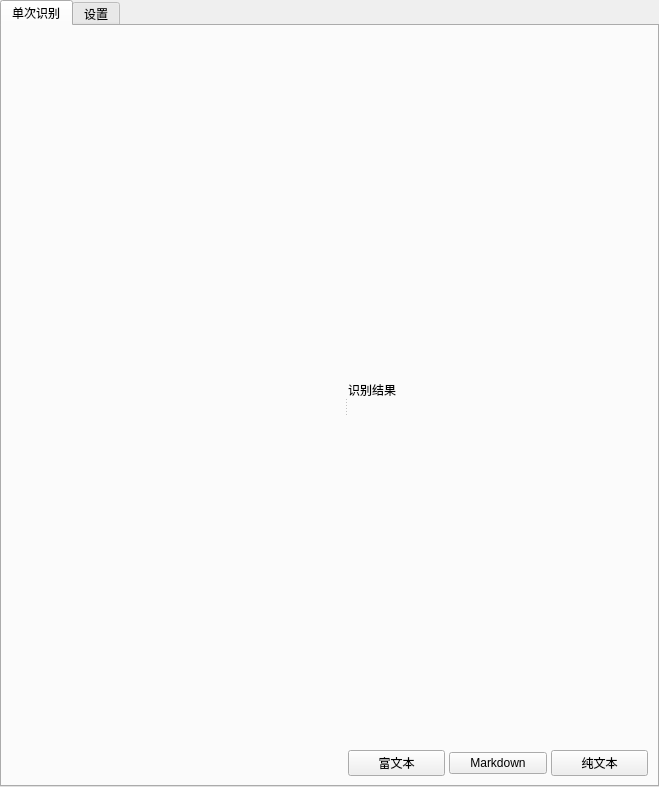
<?xml version="1.0" encoding="UTF-8"?>
<ui version="4.0">
 <class>MainWindowWidget</class>
 <widget class="QWidget" name="MainWindowWidget">
  <layout class="QVBoxLayout" name="verticalLayout">
   <property name="spacing">
    <number>0</number>
   </property>
   <property name="leftMargin">
    <number>0</number>
   </property>
   <property name="topMargin">
    <number>0</number>
   </property>
   <property name="rightMargin">
    <number>0</number>
   </property>
   <property name="bottomMargin">
    <number>0</number>
   </property>
   <item>
    <widget class="QTabWidget" name="tabWidget">
     <property name="currentIndex">
      <number>0</number>
     </property>
     <widget class="QWidget" name="tabOCR">
      <attribute name="title">
       <string>单次识别</string>
      </attribute>
      <layout class="QVBoxLayout" name="verticalLayout_ocr">
       <property name="spacing">
        <number>0</number>
       </property>
       <property name="leftMargin">
        <number>9</number>
       </property>
       <property name="topMargin">
        <number>9</number>
       </property>
       <property name="rightMargin">
        <number>9</number>
       </property>
       <property name="bottomMargin">
        <number>9</number>
       </property>
       <item>
        <widget class="QSplitter" name="ocrSplitter">
         <property name="orientation">
          <enum>Qt::Horizontal</enum>
         </property>
         <widget class="PreviewWidget" name="previewWidget" native="true">
          <property name="minimumSize">
           <size>
            <width>300</width>
            <height>0</height>
           </size>
          </property>
         </widget>
         <widget class="QWidget" name="resultPanel" native="true">
         <property name="minimumSize">
          <size>
           <width>300</width>
           <height>0</height>
          </size>
         </property>
         <layout class="QVBoxLayout" name="verticalLayout_2">
          <property name="spacing">
           <number>6</number>
          </property>
          <property name="leftMargin">
           <number>0</number>
          </property>
          <property name="topMargin">
           <number>0</number>
          </property>
          <property name="rightMargin">
           <number>0</number>
          </property>
          <property name="bottomMargin">
           <number>0</number>
          </property>
          <item>
           <layout class="QHBoxLayout" name="headerLayout">
            <item>
             <widget class="QLabel" name="labelResultTitle">
              <property name="text">
               <string>识别结果</string>
              </property>
             </widget>
            </item>
            <item>
             <spacer name="horizontalSpacer">
              <property name="orientation">
               <enum>Qt::Horizontal</enum>
              </property>
              <property name="sizeHint" stdset="0">
               <size>
                <width>40</width>
                <height>20</height>
               </size>
              </property>
             </spacer>
            </item>
           </layout>
          </item>
          <item>
           <layout class="QHBoxLayout" name="copyButtonsLayout">
            <property name="spacing">
             <number>4</number>
            </property>
            <item>
             <widget class="QPushButton" name="btnCopyRich">
              <property name="toolTip">
               <string>复制为富文本格式，可粘贴到 Word/Excel 保留表格格式</string>
              </property>
              <property name="text">
               <string>富文本</string>
              </property>
             </widget>
            </item>
            <item>
             <widget class="QPushButton" name="btnCopyMarkdown">
              <property name="toolTip">
               <string>复制为 Markdown 格式，保留表格和公式结构</string>
              </property>
              <property name="text">
               <string>Markdown</string>
              </property>
             </widget>
            </item>
            <item>
             <widget class="QPushButton" name="btnCopyPlain">
              <property name="toolTip">
               <string>复制为纯文本格式</string>
              </property>
              <property name="text">
               <string>纯文本</string>
              </property>
             </widget>
            </item>
           </layout>
          </item>
         </layout>
        </widget>
        </widget>
       </item>
      </layout>
     </widget>
     <widget class="QWidget" name="tabSettings">
      <attribute name="title">
       <string>设置</string>
      </attribute>
      <layout class="QHBoxLayout" name="settingsHLayout">
       <property name="spacing">
        <number>0</number>
       </property>
       <property name="leftMargin">
        <number>0</number>
       </property>
       <property name="topMargin">
        <number>0</number>
       </property>
       <property name="rightMargin">
        <number>0</number>
       </property>
       <property name="bottomMargin">
        <number>0</number>
       </property>
       <item>
        <widget class="QListWidget" name="settingsNavList">
         <property name="minimumSize">
          <size>
           <width>150</width>
           <height>0</height>
          </size>
         </property>
         <property name="maximumSize">
          <size>
           <width>180</width>
           <height>16777215</height>
          </size>
         </property>
         <property name="frameShape">
          <enum>QFrame::NoFrame</enum>
         </property>
         <property name="horizontalScrollBarPolicy">
          <enum>Qt::ScrollBarAlwaysOff</enum>
         </property>
         <property name="editTriggers">
          <set>QAbstractItemView::NoEditTriggers</set>
         </property>
         <property name="currentRow">
          <number>0</number>
         </property>
         <item>
          <property name="text">
           <string>模型管理</string>
          </property>
         </item>
         <item>
          <property name="text">
           <string>应用设置</string>
          </property>
         </item>
        </widget>
       </item>
       <item>
        <widget class="QStackedWidget" name="settingsStackedWidget">
         <property name="currentIndex">
          <number>0</number>
         </property>
         <widget class="QWidget" name="pageModelManagement">
          <layout class="QVBoxLayout" name="pageModelLayout">
           <property name="spacing">
            <number>12</number>
           </property>
           <property name="leftMargin">
            <number>16</number>
           </property>
           <property name="topMargin">
            <number>16</number>
           </property>
           <property name="rightMargin">
            <number>16</number>
           </property>
           <property name="bottomMargin">
            <number>16</number>
           </property>
           <item>
            <widget class="QGroupBox" name="groupPreload">
             <property name="title">
              <string>模型预加载</string>
             </property>
             <layout class="QVBoxLayout" name="preloadLayout">
              <property name="spacing">
               <number>8</number>
              </property>
              <item>
               <widget class="QCheckBox" name="chkEnablePreload">
                <property name="toolTip">
                 <string>启动应用时自动预加载选中的管道，首次识别时无需等待</string>
                </property>
                <property name="text">
                 <string>启动时自动预加载模型</string>
                </property>
                <property name="checked">
                 <bool>true</bool>
                </property>
               </widget>
              </item>
              <item>
               <widget class="QWidget" name="preloadOptions" native="true">
                <layout class="QVBoxLayout" name="preloadOptionsLayout">
                 <property name="spacing">
                  <number>6</number>
                 </property>
                 <property name="leftMargin">
                  <number>20</number>
                 </property>
                 <property name="topMargin">
                  <number>0</number>
                 </property>
                 <property name="rightMargin">
                  <number>0</number>
                 </property>
                 <property name="bottomMargin">
                  <number>0</number>
                 </property>
                 <item>
                  <widget class="QLabel" name="labelPreloadPipelines">
                   <property name="text">
                    <string>预加载管道:</string>
                   </property>
                  </widget>
                 </item>
                 <item>
                  <layout class="QHBoxLayout" name="preloadPipelinesLayout">
                   <property name="spacing">
                    <number>4</number>
                   </property>
                   <item>
                    <widget class="QCheckBox" name="chkPreload_OCR">
                     <property name="toolTip">
                      <string>通用 OCR 管道（约 600MB 显存）</string>
                     </property>
                     <property name="text">
                      <string>通用 OCR</string>
                     </property>
                     <property name="checked">
                      <bool>true</bool>
                     </property>
                    </widget>
                   </item>
                   <item>
                    <widget class="QCheckBox" name="chkPreload_PP_STRUCTURE_V3">
                     <property name="toolTip">
                      <string>PP-StructureV3 文档结构分析管道</string>
                     </property>
                     <property name="text">
                      <string>PP-StructureV3</string>
                     </property>
                     <property name="checked">
                      <bool>false</bool>
                     </property>
                    </widget>
                   </item>
                   <item>
                    <widget class="QCheckBox" name="chkPreload_PADDLEOCR_VL">
                     <property name="toolTip">
                      <string>PaddleOCR-VL 文档解析管道</string>
                     </property>
                     <property name="text">
                      <string>文档P</string>
                     </property>
                     <property name="checked">
                      <bool>false</bool>
                     </property>
                    </widget>
                   </item>
                   <item>
                    <widget class="QCheckBox" name="chkPreload_TABLE_RECOGNITION">
                     <property name="toolTip">
                      <string>表格识别管道</string>
                     </property>
                     <property name="text">
                      <string>表格</string>
                     </property>
                     <property name="checked">
                      <bool>false</bool>
                     </property>
                    </widget>
                   </item>
                   <item>
                    <widget class="QCheckBox" name="chkPreload_FORMULA_RECOGNITION">
                     <property name="toolTip">
                      <string>公式识别管道</string>
                     </property>
                     <property name="text">
                      <string>公式</string>
                     </property>
                     <property name="checked">
                      <bool>false</bool>
                     </property>
                    </widget>
                   </item>
                   <item>
                    <spacer name="horizontalSpacerPreload">
                     <property name="orientation">
                      <enum>Qt::Horizontal</enum>
                     </property>
                     <property name="sizeHint" stdset="0">
                      <size>
                       <width>40</width>
                       <height>20</height>
                      </size>
                     </property>
                    </spacer>
                   </item>
                  </layout>
                 </item>
                </layout>
               </widget>
              </item>
              <item>
               <widget class="QPushButton" name="btnPreloadNow">
                <property name="toolTip">
                 <string>立即预加载选中的管道</string>
                </property>
                <property name="text">
                 <string>立即预加载</string>
                </property>
                <property name="maximumSize">
                 <size>
                  <width>150</width>
                  <height>16777215</height>
                 </size>
                </property>
               </widget>
              </item>
              <item>
               <widget class="QLabel" name="labelPreloadStatus">
                <property name="text">
                 <string>尚未预加载</string>
                </property>
                <property name="wordWrap">
                 <bool>true</bool>
                </property>
               </widget>
              </item>
              <item>
               <widget class="QProgressBar" name="progressPreload">
                <property name="value">
                 <number>0</number>
                </property>
                <property name="textVisible">
                 <bool>true</bool>
                </property>
                <property name="visible">
                 <bool>false</bool>
                </property>
               </widget>
              </item>
             </layout>
           </widget>
          </item>
          <item>
           <widget class="QGroupBox" name="groupRuntimeCache">
            <property name="title">
             <string>模型运行缓存</string>
            </property>
            <layout class="QVBoxLayout" name="runtimeCacheLayout">
             <property name="spacing">
              <number>8</number>
             </property>
             <item>
              <layout class="QHBoxLayout" name="runtimeCacheTtlLayout">
               <item>
                <widget class="QCheckBox" name="chkEnablePipelineTtl">
                 <property name="toolTip">
                  <string>启用后，超过闲置时间的重模型会在推理进程中自动释放</string>
                 </property>
                 <property name="text">
                  <string>自动释放闲置模型</string>
                 </property>
                 <property name="checked">
                  <bool>true</bool>
                 </property>
                </widget>
               </item>
               <item>
                <widget class="QSpinBox" name="spinPipelineTtl">
                 <property name="toolTip">
                  <string>重模型未使用超过该时间后自动释放</string>
                 </property>
                 <property name="minimum">
                  <number>1</number>
                 </property>
                 <property name="maximum">
                  <number>1440</number>
                 </property>
                 <property name="value">
                  <number>5</number>
                 </property>
                 <property name="suffix">
                  <string> 分钟</string>
                 </property>
                </widget>
               </item>
               <item>
                <spacer name="horizontalSpacerRuntimeCacheTtl">
                 <property name="orientation">
                  <enum>Qt::Horizontal</enum>
                 </property>
                 <property name="sizeHint" stdset="0">
                  <size>
                   <width>40</width>
                   <height>20</height>
                  </size>
                 </property>
                </spacer>
               </item>
              </layout>
             </item>
             <item>
              <layout class="QHBoxLayout" name="runtimeCacheButtonsLayout">
               <property name="spacing">
                <number>8</number>
               </property>
               <item>
                <widget class="QPushButton" name="btnRefreshPipelineCache">
                 <property name="text">
                  <string>读取驻留状态</string>
                 </property>
                 <property name="toolTip">
                  <string>查询推理进程当前驻留的模型，不改变任何状态（只读）</string>
                 </property>
                </widget>
               </item>
               <item>
                <widget class="QPushButton" name="btnReleaseHeavy">
                 <property name="text">
                  <string>释放重模型</string>
                 </property>
                </widget>
               </item>
               <item>
                <widget class="QPushButton" name="btnReleaseAll">
                 <property name="text">
                  <string>释放全部模型</string>
                 </property>
                </widget>
               </item>
               <item>
                <spacer name="horizontalSpacerRuntimeCacheButtons">
                 <property name="orientation">
                  <enum>Qt::Horizontal</enum>
                 </property>
                 <property name="sizeHint" stdset="0">
                  <size>
                   <width>40</width>
                   <height>20</height>
                  </size>
                 </property>
                </spacer>
               </item>
              </layout>
             </item>
             <item>
              <widget class="QLabel" name="labelReleaseStatus">
               <property name="text">
                <string>运行时缓存状态：服务未连接</string>
               </property>
               <property name="wordWrap">
                <bool>true</bool>
               </property>
              </widget>
             </item>
            </layout>
           </widget>
          </item>
          <item>
           <widget class="QGroupBox" name="groupCache">
            <property name="title">
              <string>Runtime 与应用缓存</string>
             </property>
             <layout class="QVBoxLayout" name="cacheLayout">
              <property name="spacing">
               <number>8</number>
              </property>
              <item>
               <layout class="QHBoxLayout" name="cacheButtonsLayout">
                <property name="spacing">
                 <number>8</number>
                </property>
                <item>
                 <widget class="QPushButton" name="btnRefreshCache">
                 <property name="toolTip">
                   <string>重新验证产品绑定的 Runtime manifest、组件完整性与 accelerator</string>
                  </property>
                 <property name="text">
                   <string>验证 Runtime 状态</string>
                  </property>
                 </widget>
                </item>
                <item>
                 <widget class="QPushButton" name="btnClearCache">
                  <property name="toolTip">
                   <string>清除 Classic 启动诊断缓存（不影响 Runtime 与已下载模型）</string>
                  </property>
                 <property name="text">
                   <string>清除应用缓存</string>
                  </property>
                 </widget>
                </item>
                <item>
                 <spacer name="horizontalSpacerCache">
                  <property name="orientation">
                   <enum>Qt::Horizontal</enum>
                  </property>
                  <property name="sizeHint" stdset="0">
                   <size>
                    <width>40</width>
                    <height>20</height>
                   </size>
                  </property>
                 </spacer>
                </item>
               </layout>
              </item>
              <item>
               <widget class="QLabel" name="labelCacheStatus">
                <property name="text">
                 <string>Runtime 状态：尚未验证</string>
                </property>
                <property name="foregroundRole">
                 <enum>QPalette::PlaceholderText</enum>
                </property>
               </widget>
              </item>
             </layout>
            </widget>
           </item>
           <item>
            <spacer name="spacerModelPage">
             <property name="orientation">
              <enum>Qt::Vertical</enum>
             </property>
             <property name="sizeHint" stdset="0">
              <size>
               <width>20</width>
               <height>40</height>
              </size>
             </property>
            </spacer>
           </item>
          </layout>
         </widget>
         <widget class="QWidget" name="pageAppSettings">
          <layout class="QVBoxLayout" name="pageAppLayout">
           <property name="spacing">
            <number>12</number>
           </property>
           <property name="leftMargin">
            <number>16</number>
           </property>
           <property name="topMargin">
            <number>16</number>
           </property>
           <property name="rightMargin">
            <number>16</number>
           </property>
           <property name="bottomMargin">
            <number>16</number>
           </property>
           <item>
            <widget class="QGroupBox" name="groupAppSettings">
             <property name="title">
              <string>应用设置</string>
             </property>
             <layout class="QVBoxLayout" name="appSettingsLayout">
              <property name="spacing">
               <number>8</number>
              </property>
              <item>
               <widget class="QLabel" name="labelToolbarDesc">
                <property name="text">
                 <string>边缘工具栏：悬浮在屏幕边缘的快捷工具条，提供一键截图和呼出主窗口。可拖动到屏幕任意边缘，停靠后自动隐藏，鼠标靠近时弹出。</string>
                </property>
                <property name="wordWrap">
                 <bool>true</bool>
                </property>
               </widget>
              </item>
              <item>
               <widget class="QCheckBox" name="chkShowToolbar">
                <property name="toolTip">
                 <string>显示桌面边缘浮动工具栏，提供快速截图和主窗口入口</string>
                </property>
                <property name="text">
                 <string>显示边缘工具栏</string>
                </property>
               </widget>
              </item>
              <item>
               <widget class="QWidget" name="toolbarSubOptions" native="true">
                <layout class="QVBoxLayout" name="toolbarSubLayout">
                 <property name="spacing">
                  <number>8</number>
                 </property>
                 <property name="leftMargin">
                  <number>20</number>
                 </property>
                 <property name="topMargin">
                  <number>0</number>
                 </property>
                 <property name="rightMargin">
                  <number>0</number>
                 </property>
                 <property name="bottomMargin">
                  <number>0</number>
                 </property>
                 <item>
                  <widget class="QCheckBox" name="chkAutoHideToolbar">
                   <property name="toolTip">
                    <string>工具栏停靠在屏幕边缘时自动隐藏，鼠标靠近边缘时自动弹出</string>
                   </property>
                   <property name="text">
                    <string>自动隐藏</string>
                   </property>
                  </widget>
                 </item>
                 <item>
                  <layout class="QHBoxLayout" name="hideDelayLayout">
                   <property name="spacing">
                    <number>8</number>
                   </property>
                   <item>
                    <widget class="QLabel" name="labelHideDelay">
                     <property name="text">
                      <string>隐藏延迟:</string>
                     </property>
                    </widget>
                   </item>
                   <item>
                    <widget class="QSpinBox" name="spinHideDelay">
                     <property name="suffix">
                      <string> 毫秒</string>
                     </property>
                     <property name="minimum">
                      <number>100</number>
                     </property>
                     <property name="maximum">
                      <number>5000</number>
                     </property>
                     <property name="singleStep">
                      <number>100</number>
                     </property>
                     <property name="value">
                      <number>500</number>
                     </property>
                    </widget>
                   </item>
                   <item>
                    <spacer name="hideDelaySpacer">
                     <property name="orientation">
                      <enum>Qt::Horizontal</enum>
                     </property>
                     <property name="sizeHint" stdset="0">
                      <size>
                       <width>40</width>
                       <height>20</height>
                      </size>
                     </property>
                    </spacer>
                   </item>
                  </layout>
                 </item>
                </layout>
               </widget>
              </item>
              <item>
               <widget class="QCheckBox" name="chkMinimizeToTray">
                <property name="toolTip">
                 <string>关闭主窗口时最小化到系统托盘而不是退出程序</string>
                </property>
                <property name="text">
                 <string>最小化到系统托盘</string>
                </property>
               </widget>
              </item>
              <item>
               <widget class="QCheckBox" name="chkAutoStart">
                <property name="toolTip">
                 <string>系统启动时自动运行 VibeOCR</string>
                </property>
                <property name="text">
                 <string>开机自启动</string>
                </property>
               </widget>
              </item>
             </layout>
            </widget>
           </item>
           <item>
            <widget class="QGroupBox" name="groupEnvMaintenance">
             <property name="title">
              <string>推理后端与依赖</string>
             </property>
             <layout class="QVBoxLayout" name="envMaintenanceLayout">
              <property name="spacing">
               <number>8</number>
              </property>
              <item>
               <widget class="QWidget" name="backendOptionsContainer" native="true">
                <layout class="QVBoxLayout" name="backendOptionsContainerLayout">
                 <property name="spacing">
                  <number>6</number>
                 </property>
                 <property name="leftMargin">
                  <number>0</number>
                 </property>
                 <property name="topMargin">
                  <number>0</number>
                 </property>
                 <property name="rightMargin">
                  <number>0</number>
                 </property>
                 <property name="bottomMargin">
                  <number>0</number>
                 </property>
                </layout>
               </widget>
              </item>
              <item>
               <widget class="QLabel" name="labelEnvStatus">
                <property name="text">
                 <string>Python 运行时：检测中...</string>
                </property>
                <property name="wordWrap">
                 <bool>true</bool>
                </property>
               </widget>
              </item>
              <item>
               <widget class="QTreeWidget" name="treeDepsStatus">
                <property name="toolTip">
                 <string>各 OCR 依赖的安装状态（仅便携模式可见）。点击顶层包左侧箭头展开其间接依赖；按住 Ctrl/Shift 多选后点"重装选中项"批量重装。</string>
                </property>
                <property name="editTriggers">
                 <set>QAbstractItemView::NoEditTriggers</set>
                </property>
                <property name="selectionMode">
                 <enum>QAbstractItemView::ExtendedSelection</enum>
                </property>
                <property name="selectionBehavior">
                 <enum>QAbstractItemView::SelectRows</enum>
                </property>
                <property name="rootIsDecorated">
                 <bool>true</bool>
                </property>
                <property name="expandsOnDoubleClick">
                 <bool>true</bool>
                </property>
                <attribute name="headerDefaultSectionSize">
                 <number>120</number>
                </attribute>
                <attribute name="headerStretchLastSection">
                 <bool>true</bool>
                </attribute>
                <column>
                 <property name="text">
                  <string>依赖</string>
                 </property>
                </column>
                <column>
                 <property name="text">
                  <string>状态</string>
                 </property>
                </column>
                <column>
                 <property name="text">
                  <string>版本</string>
                 </property>
                </column>
               </widget>
              </item>
              <item>
               <widget class="QPushButton" name="btnReinstallSelected">
                <property name="enabled">
                 <bool>false</bool>
                </property>
                <property name="toolTip">
                 <string>重装上方依赖树中选中的顶层包（按 Ctrl/Shift 多选）。间接依赖通过重装其承载顶层包修复，无需逐个选 leaf。</string>
                </property>
                <property name="text">
                 <string>重装选中项</string>
                </property>
               </widget>
              </item>
              <item>
               <widget class="QPushButton" name="btnReinstallPython">
                <property name="toolTip">
                 <string>校验并修复绑定版本的完整 Runtime profile，不执行逐包依赖变更。</string>
                </property>
                <property name="text">
                 <string>修复 Runtime</string>
                </property>
               </widget>
              </item>
              <item>
               <widget class="QPushButton" name="btnReinstallDeps">
                <property name="toolTip">
                 <string>选择 CPU/GPU profile；确认后通过可见安装流程校验或切换。</string>
                </property>
                <property name="text">
                 <string>选择并确保 Runtime profile</string>
                </property>
               </widget>
              </item>
              <item>
               <widget class="QPushButton" name="btnInstallMissing">
                <property name="toolTip">
                 <string>校验当前 profile，仅在缺失或损坏时下载并补全。</string>
                </property>
                <property name="text">
                 <string>补全当前 Runtime</string>
                </property>
               </widget>
              </item>
              <item>
               <widget class="QPushButton" name="btnUpdateDeps">
                <property name="toolTip">
                 <string>Runtime 版本随 VibeOCR 产品更新统一升级；此处只刷新 component-lock 绑定状态。</string>
                </property>
                <property name="text">
                 <string>刷新产品绑定状态</string>
                </property>
               </widget>
              </item>
             </layout>
            </widget>
           </item>
           <item>
            <spacer name="spacerAppPage">
             <property name="orientation">
              <enum>Qt::Vertical</enum>
             </property>
             <property name="sizeHint" stdset="0">
              <size>
               <width>20</width>
               <height>40</height>
              </size>
             </property>
            </spacer>
           </item>
          </layout>
         </widget>
        </widget>
       </item>
      </layout>
     </widget>
    </widget>
   </item>
  </layout>
 </widget>
 <customwidgets>
  <customwidget>
   <class>PreviewWidget</class>
   <extends>QWidget</extends>
   <header>vibeocr.classic.widgets.preview_widget</header>
   <container>1</container>
  </customwidget>
 </customwidgets>
 <resources/>
 <connections/>
</ui>
